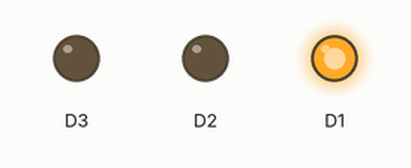
Simulated run of this sketch. Board: ESP8266 (NodeMCU). Shown: output pins drawn as LEDs (lit = HIGH).

Above: at 0.2 s.
At 1.2 s:
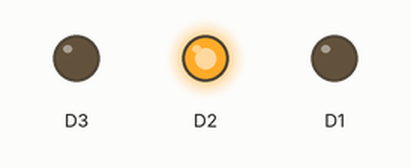
At 2.2 s:
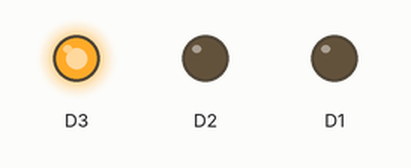
At 5.7 s:
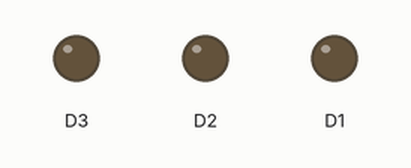
Timing chart, 0 to 6.9 s (numbered marks = the images above):
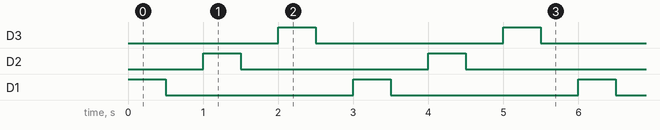

The sketch:

LED_Multiple_Function_Without_Parameter.ino
```cpp
void setup() {
  pinMode(D1, OUTPUT);
  pinMode(D2, OUTPUT);
  pinMode(D3, OUTPUT);
}

void loop() {
  blinky();
}

void blinky(){
  digitalWrite(D1, HIGH);
  delay(500);
  digitalWrite(D1, LOW);
  delay(500);

  digitalWrite(D2, HIGH);
  delay(500);
  digitalWrite(D2, LOW);
  delay(500);

  digitalWrite(D3, HIGH);
  delay(500);
  digitalWrite(D3, LOW);
  delay(500);
}
```

Measured:
- by itself, D3, D2, D1: alternates HIGH for 0.50 s and LOW for 2.5 s
- by itself, everything shown: repeats every 3.0 s, in 6 steps
